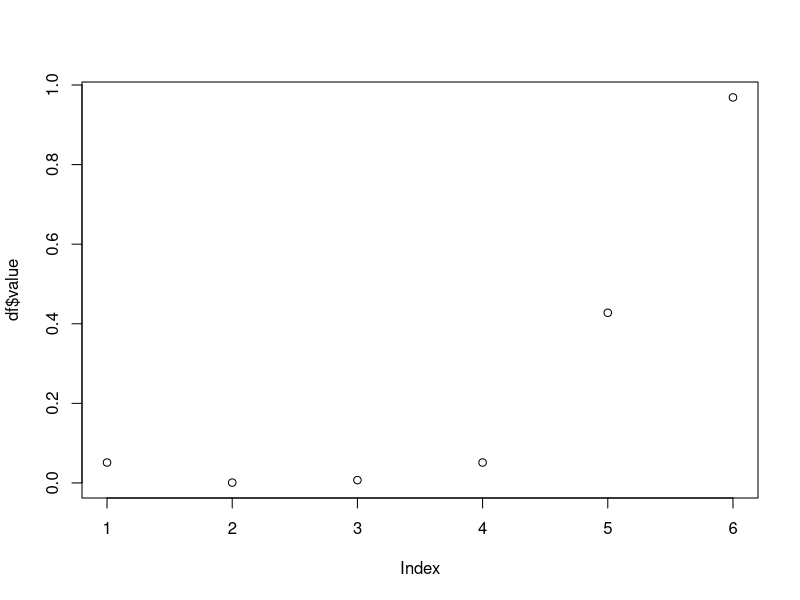
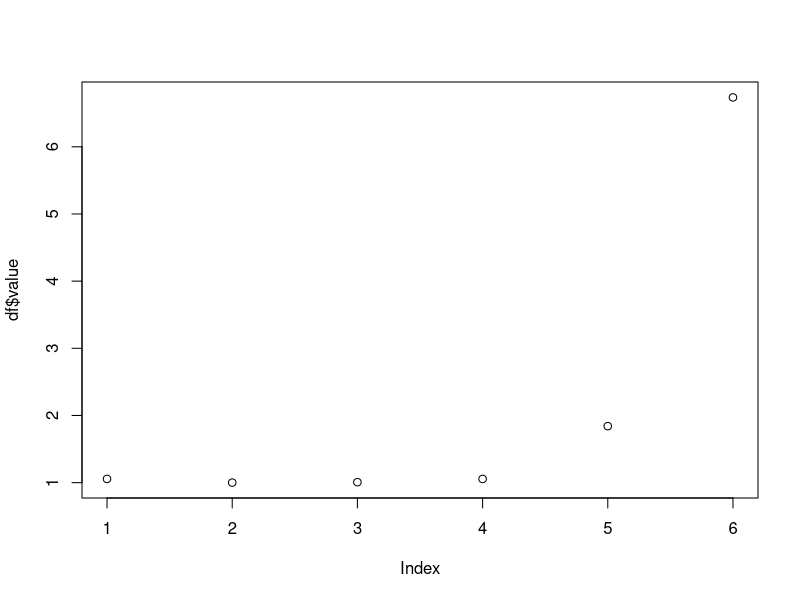

The R script that drew these images, in order: (Note: a time limit stopped this script after it produced the figures.)
library(dplyr)
library(reshape2)

simulation_func = function(x = df$value){
  
  
  
  generate_random_probabilities <- function(n) {
    probs <- runif(n) # Generate n random numbers
    probs / sum(probs) # Normalize so they sum to 1
  }
  
  list_b = list()
  list_b_percentages = list()
  list_b_CR = list()
  list_b_EN = list()
  list_b_VU = list()
  
  for (i in 10:100){
    print(i)
    list_s = list()
    list_s_percentages = list()
    list_s_CR = list()
    list_s_EN = list()
    list_s_VU = list()
    
    for(m in 1:1000){
      
      probs = generate_random_probabilities(5)
      value_temp = sample(x = df$value[-1],size = i,replace = T,prob = probs)
      
      list_zeros = ifelse(value_temp %in% df$value[4:6],1,0)
      
      percentage = length(list_zeros[list_zeros == 1])/length(list_zeros)
      
      CR_percentage = length(value_temp[value_temp == df$value[6]])/length(value_temp)
      EN_percentage = length(value_temp[value_temp == df$value[5]])/length(value_temp)
      VU_percentage = length(value_temp[value_temp == df$value[4]])/length(value_temp)
      
      
      value =  predict(glm(list_zeros ~ 1, weights = value_temp,
                           family = binomial(link = 'logit')),type = 'response')[1]
      list_s[m] = value
      list_s_percentages[m] = percentage
      list_s_CR[m] = CR_percentage
      list_s_EN[m] = EN_percentage
      list_s_VU[m] = VU_percentage
      
      
    }
    list_b[[i]] = unlist(list_s)
    list_b_percentages[[i]] = unlist(list_s_percentages)
    list_b_CR[[i]] = unlist(list_s_CR)
    list_b_EN[[i]] = unlist(list_s_EN)
    list_b_VU[[i]] = unlist(list_s_VU)
    
  }
  
  list_final = unlist(list_b)
  list_final_percentage = unlist(list_b_percentages)
  list_final_CR = unlist(list_b_CR)
  list_final_EN = unlist(list_b_EN)
  list_final_VU = unlist(list_b_VU)
  
  return(list(list_final,list_final_percentage,list_final_CR,list_final_EN,list_final_VU))
}

df = melt(cbind.data.frame( DD = 0.0513,
                            LC = 0.0009,
                            NT = 0.0071, 
                            VU = 0.0513, 
                            EN = 0.4276, 
                            CR = 0.9688))

plot(df$value)

df$value = exp(df$value + df$value^2)

plot(df$value)



binomial_2 =simulation_func(df$value)


df_plot_binomial_2 = cbind.data.frame(richness = rep(10:100,1000), 
                                      ER = binomial_2[[1]], 
                                      Perc = binomial_2[[2]],
                                      CR_percentage = binomial_2[[3]],
                                      EN_percentage = binomial_2[[4]],
                                      VU_percentage = binomial_2[[5]])
p1 = ggplot()+
  geom_point(data = df_plot_binomial_2, aes(x = Perc, y = ER, col = CR_percentage),size = 0.1)+
  scale_color_gradientn(colours = pal(100))

p2 = ggplot()+
  geom_point(data = df_plot_binomial_2, aes(x = Perc, y = ER, col = EN_percentage),size = 0.1)+
  scale_color_gradientn(colours = pal(100))

p3 = ggplot()+
  geom_point(data = df_plot_binomial_2, aes(x = Perc, y = ER, col = VU_percentage),size = 0.1)+
  scale_color_gradientn(colours = pal(100))

library(gridExtra)

grid1 = arrangeGrob(p1,p2,p3,ncol = 3)

ggsave(filename = 'grid_binomial_2.png',width = 15,height = 5,plot = grid1)

  
df = melt(cbind.data.frame( DD = 0.0513,
                            LC = 0.0009,
                            NT = 0.0071, 
                            VU = 0.0513, 
                            EN = 0.4276, 
                            CR = 0.9688))

plot(df$value)

df$value = exp(df$value)

binomial_2 =simulation_func(df$value)



df_plot_exp = cbind.data.frame(richness = rep(10:100,1000), 
                                      ER = binomial_2[[1]], 
                                      Perc = binomial_2[[2]],
                                      CR_percentage = binomial_2[[3]],
                                      EN_percentage = binomial_2[[4]],
                                      VU_percentage = binomial_2[[5]])
p1 = ggplot()+
  geom_point(data = df_plot_exp, aes(x = Perc, y = ER, col = CR_percentage),size = 0.1)+
  scale_color_gradientn(colours = pal(100))

p2 = ggplot()+
  geom_point(data = df_plot_exp, aes(x = Perc, y = ER, col = EN_percentage),size = 0.1)+
  scale_color_gradientn(colours = pal(100))

p3 = ggplot()+
  geom_point(data = df_plot_exp, aes(x = Perc, y = ER, col = VU_percentage),size = 0.1)+
  scale_color_gradientn(colours = pal(100))

library(gridExtra)

grid1 = arrangeGrob(p1,p2,p3,ncol = 3)

ggsave(filename = 'grid_df_plot_exp.png',width = 15,height = 5,plot = grid1)


df = melt(cbind.data.frame( DD = 0.0513,
                            LC = 0.0009,
                            NT = 0.0071, 
                            VU = 0.0513, 
                            EN = 0.4276, 
                            CR = 0.9688))

plot(df$value)

df$value = exp(df$value + df$value^2 + df$value^3)

binomial_2 =simulation_func(df$value)



df_plot_binomial_3 = cbind.data.frame(richness = rep(10:100,1000), 
                               ER = binomial_2[[1]], 
                               Perc = binomial_2[[2]],
                               CR_percentage = binomial_2[[3]],
                               EN_percentage = binomial_2[[4]],
                               VU_percentage = binomial_2[[5]])
p1 = ggplot()+
  geom_point(data = df_plot_binomial_3, aes(x = Perc, y = ER, col = CR_percentage),size = 0.1)+
  scale_color_gradientn(colours = pal(100))

p2 = ggplot()+
  geom_point(data = df_plot_binomial_3, aes(x = Perc, y = ER, col = EN_percentage),size = 0.1)+
  scale_color_gradientn(colours = pal(100))

p3 = ggplot()+
  geom_point(data = df_plot_binomial_3, aes(x = Perc, y = ER, col = VU_percentage),size = 0.1)+
  scale_color_gradientn(colours = pal(100))

library(gridExtra)

grid1 = arrangeGrob(p1,p2,p3,ncol = 3)

ggsave(filename = 'grid_df_binomial_3.png',width = 15,height = 5,plot = grid1)


summary(lm(data = df_plot_binomial_3,ER ~ Perc))

summary(lm(data = df_plot_binomial_2,ER ~ Perc))

summary(lm(data = df_plot_exp,ER ~ Perc))


  
  #old
hist(list_final)
hist(list_final_percentage)

df_plot = cbind.data.frame(richness = rep(10:100,1000), ER = list_final, Perc = list_final_percentage)

library(ggplot2)

df_plot_melt = melt(df_plot,id = 'richness')
colnames(df_plot_melt)

pal = colorRampPalette(hcl.colors(10,'viridis'))

ggplot()+
  geom_point(data = df_plot, aes(x = Perc, y = ER, col = ER),size = 0.1)+
  scale_color_gradientn(colours = pal(100))
  

df_plot1 = df_plot


df = melt(cbind.data.frame( DD = 0.0513,
                            LC = 0.0009,
                            NT = 0.0071, 
                            VU = 0.0513, 
                            EN = 0.4276, 
                            CR = 0.9688))

df$value = exp(df$value + df$value^2 + df$value^3)

plot(df$value)

generate_random_probabilities <- function(n) {
  probs <- runif(n) # Generate n random numbers
  probs / sum(probs) # Normalize so they sum to 1
}

list_b = list()
list_b_percentages = list()

for (i in 10:100){
  print(i)
  list_s = list()
  list_s_percentages = list()
  
  for(m in 1:1000){
    
    probs = generate_random_probabilities(5)
    value_temp = sample(x = df$value[-1],size = i,replace = T,prob = probs)
    
    list_zeros = ifelse(value_temp %in% df$value[4:6],1,0)
    
    percentage = length(list_zeros[list_zeros == 1])/length(list_zeros)
    
    value =  predict(glm(list_zeros ~ 1, weights = value_temp,
                         family = binomial(link = 'logit')),type = 'response')[1]
    list_s[m] = value
    list_s_percentages[m] = percentage
    
  }
  list_b[[i]] = unlist(list_s)
  list_b_percentages[[i]] = unlist(list_s_percentages)
  
}

list_final = unlist(list_b)
list_final_percentage = unlist(list_b_percentages)

hist(list_final)
hist(list_final_percentage)

df_plot = cbind.data.frame(richness = rep(10:100,1000), ER = list_final, Perc = list_final_percentage)

library(ggplot2)

df_plot_melt = melt(df_plot,id = 'richness')
colnames(df_plot_melt)

pal = colorRampPalette(hcl.colors(10,'viridis'))

ggplot()+
  geom_point(data = df_plot, aes(x = Perc, y = ER, col = ER),size = 0.1)+
  scale_color_gradientn(colours = pal(100))

df_plot2 = df_plot


df = melt(cbind.data.frame( DD = 0.0513,
                            LC = 0.0009,
                            NT = 0.0071, 
                            VU = 0.0513, 
                            EN = 0.4276, 
                            CR = 0.9688))

df$value = exp(df$value + df$value^2 + df$value^3 + df$value^4)

plot(df$value)

generate_random_probabilities <- function(n) {
  probs <- runif(n) # Generate n random numbers
  probs / sum(probs) # Normalize so they sum to 1
}

list_b = list()
list_b_percentages = list()

for (i in 10:100){
  print(i)
  list_s = list()
  list_s_percentages = list()
  
  for(m in 1:1000){
    
    probs = generate_random_probabilities(5)
    value_temp = sample(x = df$value[-1],size = i,replace = T,prob = probs)
    
    list_zeros = ifelse(value_temp %in% df$value[4:6],1,0)
    
    percentage = length(list_zeros[list_zeros == 1])/length(list_zeros)
    
    value =  predict(glm(list_zeros ~ 1, weights = value_temp,
                         family = binomial(link = 'logit')),type = 'response')[1]
    list_s[m] = value
    list_s_percentages[m] = percentage
    
  }
  list_b[[i]] = unlist(list_s)
  list_b_percentages[[i]] = unlist(list_s_percentages)
  
}

list_final = unlist(list_b)
list_final_percentage = unlist(list_b_percentages)

hist(list_final)
hist(list_final_percentage)

df_plot = cbind.data.frame(richness = rep(10:100,1000), ER = list_final, Perc = list_final_percentage)

library(ggplot2)

df_plot_melt = melt(df_plot,id = 'richness')
colnames(df_plot_melt)

pal = colorRampPalette(hcl.colors(10,'viridis'))

ggplot()+
  geom_point(data = df_plot, aes(x = Perc, y = ER, col = ER),size = 0.1)+
  scale_color_gradientn(colours = pal(100))

df_plot3 = df_plot

df = melt(cbind.data.frame( DD = 0.0513,
                            LC = 0.0009,
                            NT = 0.0071, 
                            VU = 0.0513, 
                            EN = 0.4276, 
                            CR = 0.9688))

df$value = exp(df$value)

plot(df$value)

generate_random_probabilities <- function(n) {
  probs <- runif(n) # Generate n random numbers
  probs / sum(probs) # Normalize so they sum to 1
}

list_b = list()
list_b_percentages = list()

for (i in 10:100){
  print(i)
  list_s = list()
  list_s_percentages = list()
  
  for(m in 1:1000){
    
    probs = generate_random_probabilities(5)
    value_temp = sample(x = df$value[-1],size = i,replace = T,prob = probs)
    
    list_zeros = ifelse(value_temp %in% df$value[4:6],1,0)
    
    percentage = length(list_zeros[list_zeros == 1])/length(list_zeros)
    
    value =  predict(glm(list_zeros ~ 1, weights = value_temp,
                         family = binomial(link = 'logit')),type = 'response')[1]
    list_s[m] = value
    list_s_percentages[m] = percentage
    
  }
  list_b[[i]] = unlist(list_s)
  list_b_percentages[[i]] = unlist(list_s_percentages)
  
}

list_final = unlist(list_b)
list_final_percentage = unlist(list_b_percentages)

hist(list_final)
hist(list_final_percentage)

df_plot = cbind.data.frame(richness = rep(10:100,1000), ER = list_final, Perc = list_final_percentage)

library(ggplot2)

df_plot_melt = melt(df_plot,id = 'richness')
colnames(df_plot_melt)

pal = colorRampPalette(hcl.colors(10,'viridis'))

ggplot()+
  geom_point(data = df_plot1, aes(x = Perc, y = ER, col = ER),size = 0.1)+
  scale_color_gradientn(colours = pal(100))

df_plot4 = df_plot


df = melt(cbind.data.frame( DD = 0.0513,
                            LC = 0.0009,
                            NT = 0.0071, 
                            VU = 0.0513, 
                            EN = 0.4276, 
                            CR = 0.9688))

df$value = exp(df$value + df$value^2)

list_zeros = c(0,0,0,0,0,1,1,1,1,1)
value_temp = c(df$value[2],df$value[2],df$value[2],df$value[2],df$value[2],
               df$value[6],df$value[6],df$value[6],df$value[6],df$value[6])
predict(glm(list_zeros ~ 1, weights = value_temp,
            family = binomial(link = 'logit')),type = 'response')[1]



list_zeros = c(0,0,0,0,0,1,1,1,1,1)
value_temp = c(df$value[2],df$value[2],df$value[2],df$value[2],df$value[2],
               df$value[5],df$value[5],df$value[5],df$value[5],df$value[5])
predict(glm(list_zeros ~ 1, weights = value_temp,
            family = binomial(link = 'logit')),type = 'response')[1]

list_zeros = c(0,0,0,0,0,1,1,1,1,1)
value_temp = c(df$value[2],df$value[2],df$value[2],df$value[2],df$value[2],
               df$value[4],df$value[4],df$value[4],df$value[4],df$value[4])
predict(glm(list_zeros ~ 1, weights = value_temp,
            family = binomial(link = 'logit')),type = 'response')[1]



df = melt(cbind.data.frame( DD = 0.0513,
                            LC = 0.0009,
                            NT = 0.0071, 
                            VU = 0.0513, 
                            EN = 0.4276, 
                            CR = 0.9688))

df$value = exp(df$value)

list_zeros = c(0,0,0,0,0,1,1,1,1,1)
value_temp = c(df$value[2],df$value[2],df$value[2],df$value[2],df$value[2],
               df$value[6],df$value[6],df$value[6],df$value[6],df$value[6])
predict(glm(list_zeros ~ 1, weights = value_temp,
            family = binomial(link = 'logit')),type = 'response')[1]



list_zeros = c(0,0,0,0,0,1,1,1,1,1)
value_temp = c(df$value[2],df$value[2],df$value[2],df$value[2],df$value[2],
               df$value[5],df$value[5],df$value[5],df$value[5],df$value[5])
predict(glm(list_zeros ~ 1, weights = value_temp,
            family = binomial(link = 'logit')),type = 'response')[1]

list_zeros = c(0,0,0,0,0,1,1,1,1,1)
value_temp = c(df$value[2],df$value[2],df$value[2],df$value[2],df$value[2],
               df$value[4],df$value[4],df$value[4],df$value[4],df$value[4])
predict(glm(list_zeros ~ 1, weights = value_temp,
            family = binomial(link = 'logit')),type = 'response')[1]





# Assuming df$ER is your vector of interest


df_plot4 == '0'
df_plot3 == '4'
df_plot2 == '3'
df_plot1 == '2'



###

# Assuming df$ER is your vector of interest

# Range
range_value <- range(df_plot1$ER) # Returns a vector with min and max values
range_diff <- diff(range(df_plot1$ER)) # Difference between max and min

# Interquartile Range (IQR)
iqr_value <- IQR(df_plot1$ER)

# Variance
variance_value <- var(df_plot1$ER)

# Standard Deviation
std_deviation <- sd(df_plot1$ER)

# Coefficient of Variation (CV)
# CV = standard deviation / mean
cv_value <- std_deviation / mean(df_plot1$ER)

# Print the results
cat("Range: ", range_value, "\n")
cat("Range (Difference): ", range_diff, "\n")
cat("Interquartile Range (IQR): ", iqr_value, "\n")
cat("Variance: ", variance_value, "\n")
cat("Standard Deviation: ", std_deviation, "\n")
cat("Coefficient of Variation (CV): ", cv_value, "\n")

###

# Assuming df$ER is your vector of interest

# Range
range_value <- range(df_plot2$ER) # Returns a vector with min and max values
range_diff <- diff(range(df_plot2$ER)) # Difference between max and min

# Interquartile Range (IQR)
iqr_value <- IQR(df_plot2$ER)

# Variance
variance_value <- var(df_plot2$ER)

# Standard Deviation
std_deviation <- sd(df_plot2$ER)

# Coefficient of Variation (CV)
# CV = standard deviation / mean
cv_value <- std_deviation / mean(df_plot2$ER)

# Print the results
cat("Range: ", range_value, "\n")
cat("Range (Difference): ", range_diff, "\n")
cat("Interquartile Range (IQR): ", iqr_value, "\n")
cat("Variance: ", variance_value, "\n")
cat("Standard Deviation: ", std_deviation, "\n")
cat("Coefficient of Variation (CV): ", cv_value, "\n")

# Assuming df$ER is your vector of interest

# Range
range_value <- range(df_plot3$ER) # Returns a vector with min and max values
range_diff <- diff(range(df_plot3$ER)) # Difference between max and min

# Interquartile Range (IQR)
iqr_value <- IQR(df_plot3$ER)

# Variance
variance_value <- var(df_plot3$ER)

# Standard Deviation
std_deviation <- sd(df_plot3$ER)

# Coefficient of Variation (CV)
# CV = standard deviation / mean
cv_value <- std_deviation / mean(df_plot3$ER)

# Print the results
cat("Range: ", range_value, "\n")
cat("Range (Difference): ", range_diff, "\n")
cat("Interquartile Range (IQR): ", iqr_value, "\n")
cat("Variance: ", variance_value, "\n")
cat("Standard Deviation: ", std_deviation, "\n")
cat("Coefficient of Variation (CV): ", cv_value, "\n")


# Assuming df$ER is your vector of interest

# Range
range_value <- range(df_plot4$ER) # Returns a vector with min and max values
range_diff <- diff(range(df_plot4$ER)) # Difference between max and min

# Interquartile Range (IQR)
iqr_value <- IQR(df_plot4$ER)

# Variance
variance_value <- var(df_plot4$ER)

# Standard Deviation
std_deviation <- sd(df_plot4$ER)

# Coefficient of Variation (CV)
# CV = standard deviation / mean
cv_value <- std_deviation / mean(df_plot4$ER)

# Print the results
cat("Range: ", range_value, "\n")
cat("Range (Difference): ", range_diff, "\n")
cat("Interquartile Range (IQR): ", iqr_value, "\n")
cat("Variance: ", variance_value, "\n")
cat("Standard Deviation: ", std_deviation, "\n")
cat("Coefficient of Variation (CV): ", cv_value, "\n")
